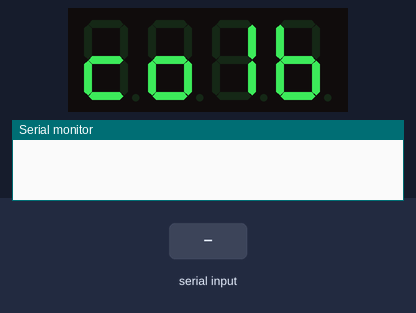
This sketch was run on a simulated Arduino Uno, built with avr-gcc and run on an emulated ATmega328P. Parts: 4-digit seven-segment display, the last lines printed to the serial monitor. The inputs (shaded band) are chosen by the test bench.

Above: at 1.2 s.
1.3 s: "90,45\n" received over Serial
At 4.2 s:
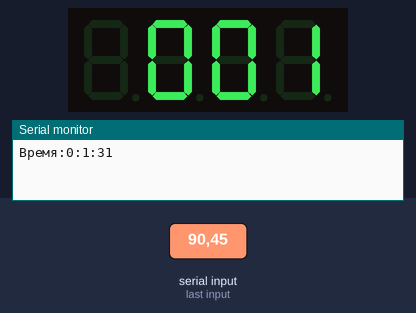
Timing chart, 0 to 5.7 s (numbered marks = the images above; inputs shaded):
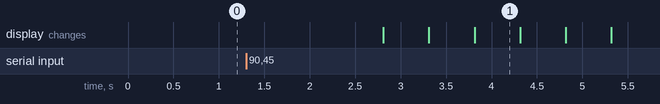

The sketch:

4digdisplay.ino
```cpp
#include <TimeLib.h>
#include "GyverTM1637.h"

#define CLK 4
#define DIO 5

GyverTM1637 disp(CLK, DIO);

byte hours, minutes, seconds;
time_t t;

void setup() {
  Serial.begin(9600);
  disp.clear();
  disp.brightness(7);  // яркость, 0 - 7 (минимум - максимум)
  disp.clear();
  disp.displayByte(_c, _o , _1, _b);
}
void loop() {
// Читаем строку с unix time и переводим в нормальный формат времени
 boolean SerialReadFlag = true;
 while (SerialReadFlag) {
    if (Serial.available() > 0) {
      String tim = Serial.readString();
      t = tim.toInt();
      hours = hour(t);
      minutes = minute(t);
      seconds = second(t);
      delay(500);
      SerialReadFlag = false;
    }
  }
  disp.point(true);
  // Код часов
  while (true) {
    if (seconds == 60) {
      seconds = 0;
      minutes++;
    }
    if (minutes == 60) {
      minutes = 0;
      hours++;
    }
    if (hours == 24) {
      hours = 0;
    }
    seconds++;
	// вывод на экран
    disp.displayClock(hours, minutes);
    disp.point(false);
    delay(500);
    disp.point(true);
    delay(500);
	// Вывод в Serial
    Serial.println();
    Serial.print("Время:");
    Serial.print(hours);
    Serial.print(":");
    Serial.print(minutes);
    Serial.print(":");
    Serial.print(seconds);
  };
}
```

Measured:
- after the input at 1.3 s, the display: changes after 1.5 s (image 1)
